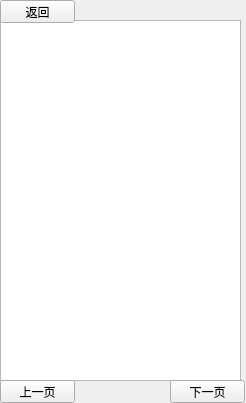
<?xml version="1.0" encoding="UTF-8"?>
<ui version="4.0">
 <class>sendlist</class>
 <widget class="QWidget" name="sendlist">
  <property name="sizePolicy">
   <sizepolicy hsizetype="Fixed" vsizetype="Fixed">
    <horstretch>0</horstretch>
    <verstretch>0</verstretch>
   </sizepolicy>
  </property>
  <property name="minimumSize">
   <size>
    <width>246</width>
    <height>307</height>
   </size>
  </property>
  <property name="maximumSize">
   <size>
    <width>246</width>
    <height>405</height>
   </size>
  </property>
  <property name="windowTitle">
   <string>Form</string>
  </property>
  <widget class="QTableWidget" name="tableWidget">
   <property name="geometry">
    <rect>
     <x>0</x>
     <y>20</y>
     <width>241</width>
     <height>361</height>
    </rect>
   </property>
   <property name="sizePolicy">
    <sizepolicy hsizetype="Fixed" vsizetype="Fixed">
     <horstretch>0</horstretch>
     <verstretch>0</verstretch>
    </sizepolicy>
   </property>
  </widget>
  <widget class="QPushButton" name="pushButton">
   <property name="geometry">
    <rect>
     <x>0</x>
     <y>0</y>
     <width>75</width>
     <height>23</height>
    </rect>
   </property>
   <property name="text">
    <string>返回</string>
   </property>
  </widget>
  <widget class="QPushButton" name="pushButton_2">
   <property name="geometry">
    <rect>
     <x>0</x>
     <y>380</y>
     <width>75</width>
     <height>23</height>
    </rect>
   </property>
   <property name="text">
    <string>上一页</string>
   </property>
  </widget>
  <widget class="QPushButton" name="pushButton_3">
   <property name="geometry">
    <rect>
     <x>170</x>
     <y>380</y>
     <width>75</width>
     <height>23</height>
    </rect>
   </property>
   <property name="text">
    <string>下一页</string>
   </property>
  </widget>
 </widget>
 <resources/>
 <connections/>
</ui>
